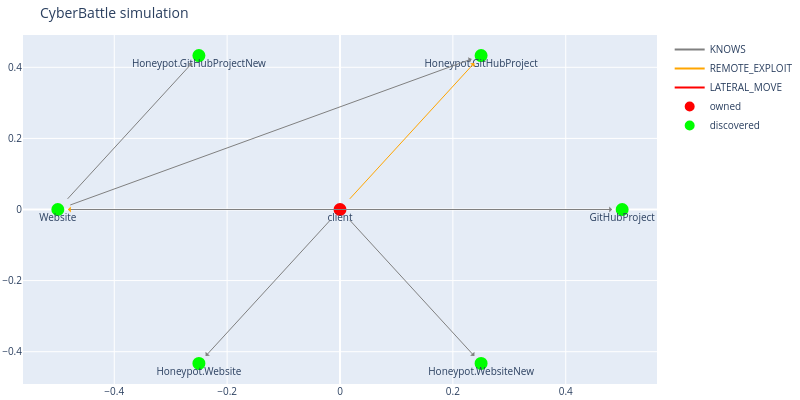

Write notebook code for a chart like this one.
### Code cell
# Discover the HoneyPot GitHub Project
c2.run_remote_attack("client", "Honeypot.GitHubProject", "ScanFakeGitHub")
dbg.plot_discovered_network()

### Figure 1 — Plotly figure (JSON) as saved in the notebook; plotly's stock layout.template omitted (floating-point values rounded to 4 significant figures)
{"data": [{"line": {"color": "gray"}, "mode": "lines", "name": "KNOWS", "type": "scatter", "x": [0], "y": [0]}, {"line": {"color": "orange"}, "mode": "lines", "name": "REMOTE_EXPLOIT", "type": "scatter", "x": [0], "y": [0]}, {"line": {"color": "red"}, "mode": "lines", "name": "LATERAL_MOVE", "type": "scatter", "x": [0], "y": [0]}, {"hoverinfo": "text", "marker": {"color": "#D32F2E", "line": {"color": "rgb(255,0,0)", "width": 8}, "size": 5, "symbol": "circle-dot"}, "mode": "markers+text", "name": "owned", "text": ["client"], "textposition": "bottom center", "type": "scatter", "x": [0], "y": [0]}, {"hoverinfo": "text", "marker": {"color": "#0e9d00", "line": {"color": "rgb(0,255,0)", "width": 8}, "size": 5, "symbol": "circle-dot"}, "mode": "markers+text", "name": "discovered", "text": ["Website", "Honeypot.Website", "Honeypot.WebsiteNew", "GitHubProject", "Honeypot.GitHubProject", "Honeypot.GitHubProjectNew"], "textposition": "bottom center", "type": "scatter", "x": [-0.5, -0.25, 0.25, 0.5, 0.25, -0.25], "y": [-4.371e-08, -0.433, -0.433, 8.742e-08, 0.433, 0.433]}], "layout": {"annotations": [{"align": "center", "arrowcolor": "orange", "arrowhead": 1, "arrowsize": 1, "arrowwidth": 1, "ax": 0, "axref": "x", "ay": 0, "ayref": "y", "hovertext": "REMOTE_EXPLOIT", "opacity": 1, "showarrow": true, "standoff": 10, "startstandoff": 10, "x": -0.5, "xref": "x", "y": -4.371e-08, "yref": "y"}, {"align": "center", "arrowcolor": "gray", "arrowhead": 1, "arrowsize": 1, "arrowwidth": 1, "ax": 0, "axref": "x", "ay": 0, "ayref": "y", "hovertext": "KNOWS", "opacity": 1, "showarrow": true, "standoff": 10, "startstandoff": 10, "x": -0.25, "xref": "x", "y": -0.433, "yref": "y"}, {"align": "center", "arrowcolor": "gray", "arrowhead": 1, "arrowsize": 1, "arrowwidth": 1, "ax": 0, "axref": "x", "ay": 0, "ayref": "y", "hovertext": "KNOWS", "opacity": 1, "showarrow": true, "standoff": 10, "startstandoff": 10, "x": 0.25, "xref": "x", "y": -0.433, "yref": "y"}, {"align": "center", "arrowcolor": "orange", "arrowhead": 1, "arrowsize": 1, "arrowwidth": 1, "ax": 0, "axref": "x", "ay": 0, "ayref": "y", "hovertext": "REMOTE_EXPLOIT", "opacity": 1, "showarrow": true, "standoff": 10, "startstandoff": 10, "x": 0.25, "xref": "x", "y": 0.433, "yref": "y"}, {"align": "center", "arrowcolor": "gray", "arrowhead": 1, "arrowsize": 1, "arrowwidth": 1, "ax": -0.5, "axref": "x", "ay": -4.371e-08, "ayref": "y", "hovertext": "KNOWS", "opacity": 1, "showarrow": true, "standoff": 10, "startstandoff": 10, "x": 0.5, "xref": "x", "y": 8.742e-08, "yref": "y"}, {"align": "center", "arrowcolor": "gray", "arrowhead": 1, "arrowsize": 1, "arrowwidth": 1, "ax": -0.5, "axref": "x", "ay": -4.371e-08, "ayref": "y", "hovertext": "KNOWS", "opacity": 1, "showarrow": true, "standoff": 10, "startstandoff": 10, "x": 0.25, "xref": "x", "y": 0.433, "yref": "y"}, {"align": "center", "arrowcolor": "gray", "arrowhead": 1, "arrowsize": 1, "arrowwidth": 1, "ax": -0.5, "axref": "x", "ay": -4.371e-08, "ayref": "y", "hovertext": "KNOWS", "opacity": 1, "showarrow": true, "standoff": 10, "startstandoff": 10, "x": -0.25, "xref": "x", "y": 0.433, "yref": "y"}], "autosize": false, "font": {"size": 10}, "height": 400, "hovermode": "closest", "margin": {"b": 15, "l": 2, "r": 2, "t": 35}, "showlegend": true, "title": {"text": "CyberBattle simulation"}, "width": 800}}
